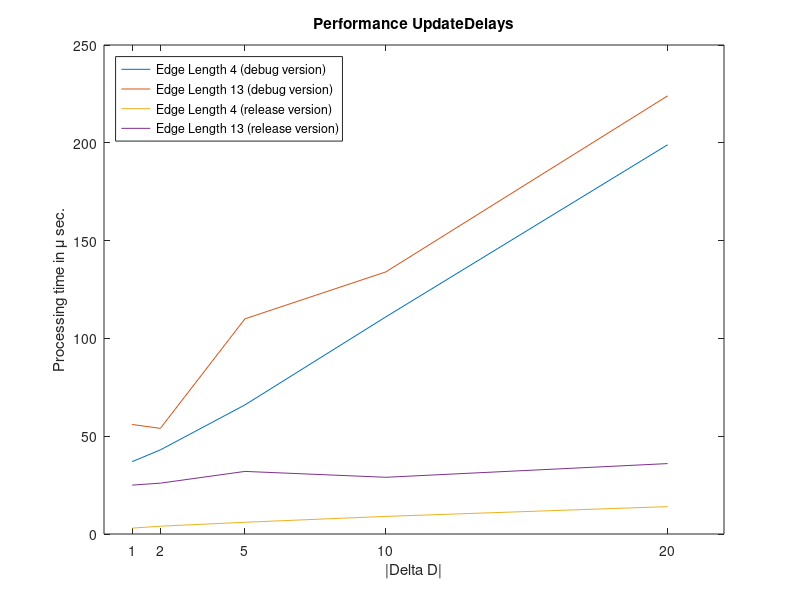

Source code (MATLAB):


neurons = @(w) w .^ 2;

% connections for 
% 8 cardinals
% edges   % sides   % inner points
%connections8 = @(w) (4 * 3)  +   ((w - 2) * 4 * 5 ) + ( (w - 2) .^ 2 * 8);
 
% connections for 4 cardinals 
%connections4 = @(w) (4 * 2)  +   ((w - 2) * 4 * 3 ) + ( (w - 2) .^ 2 * 4); 

w = [1 2 5 10 20];

figure(6, "position", [100, 100, 600,320]);

##DEBUG
##
##4,1,47
##4,1,37
##4,2,43
##4,5,66
##4,10,111
##4,20,199
##
##13,1,67
##13,1,56
##13,2,64
##13,5,110
##13,10,134
##13,20,224
##
##RELEASE
##4,1,14
##4,1,3
##4,2,4
##4,5,6
##4,10,9
##4,20,14


% second chart
% LIF, IzhRS, CPU / GPU => 4   show break even 
% Integration method IZH Runge Cutta 10
DEB_4 = [37, 43, 66, 111, 199]; 
DEB_13 = [56, 54, 110, 134, 224];  
REL_4 = [3, 4, 6, 9, 14]; 
REL_13 = [25, 26, 32, 29, 36];

plot(w, DEB_4, w, DEB_13, w, REL_4, w, REL_13);

ylim([0.0, 250])
xlim([0, 22])

xticks (w)

title("Performance UpdateDelays");
xlabel('|Delta D|');
ylabel('Processing time in \mu sec.');

hlgd = legend("Edge Length 4 (debug version)", "Edge Length 13 (debug version)", "Edge Length 4 (release version)", "Edge Length 13 (release version)"); 

legend(hlgd, "location", "northwest");

print("-S600,320", "perf_update.png");
